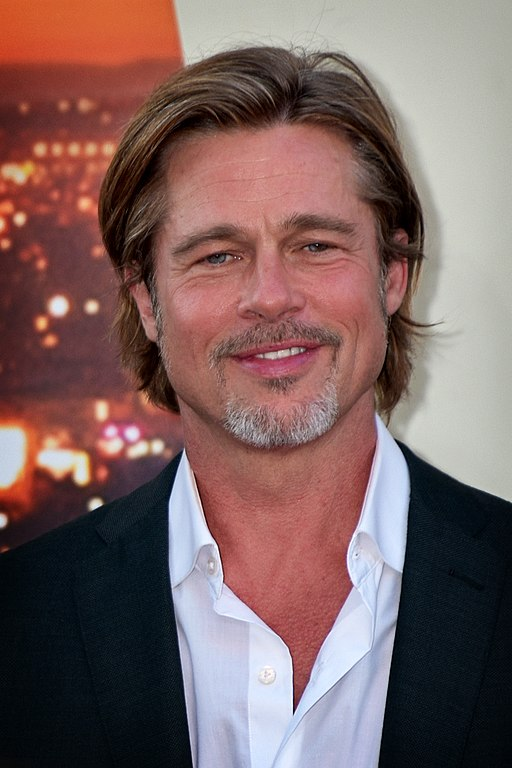
#> input picture 4.test_your_files/Brad_Pitt.jpg, 512 x 768 px; its folder holds only this picture in this run
$ python -i face_extraction.py   (imports and definitions only)
#> lines starting #> are read from the running program, lines starting #| are printed output that depends on the picture
import os
import cv2
from PIL import Image
from time import time

# Keep track of time
start = time()

# Set path to photos
path = "/home/frank/maestria_mcd/nuestras_caras/Nuestras Caras-20240321T193416Z-001/Nuestras Caras/"
output_path = "/home/frank/maestria_mcd/nuestras_caras/Nuestras Caras-20240321T193416Z-001/test_photos/"

# Commented for thios to work in REPL
script_path = os.path.dirname(__file__) + "/"
#print(script_path)
# script_path = "/home/ge/MCD/Data Mining Avanzado/DMA-eigenfaces/"

# Read names
# [1 line that did not run here, left out]

# Load the cascade
frontal_cascade_path = os.path.join(script_path, 'haarcascade_frontalface_alt.xml')
profile_cascade_path = os.path.join(script_path, 'haarcascade_profileface.xml')
frontal_face_detector = cv2.CascadeClassifier(frontal_cascade_path)
profile_face_detector = cv2.CascadeClassifier(profile_cascade_path)

def get_face(image):
    # Read image
#> called with image = '4.test_your_files/Brad_Pitt.jpg'
    img = cv2.imread(image)
#> img is the input picture: shape (768, 512, 3); mean B, G, R 97.6, 99.1, 125.2
    # Convert to grayscale
    gray_img = cv2.cvtColor(img, cv2.COLOR_BGR2GRAY)
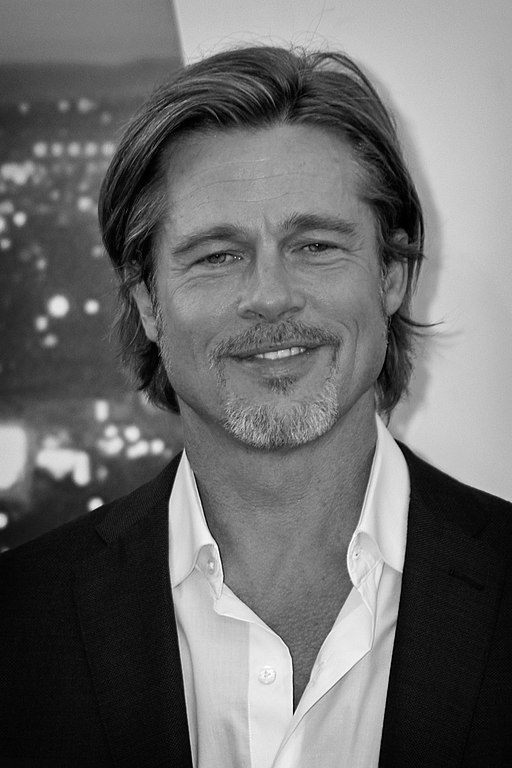
#> gray_img: shape (768, 512); min 0, max 254, mean 106.7

    # Detect faces (frontal)
    areas = frontal_face_detector.detectMultiScale(gray_img, scaleFactor=1.1, minNeighbors=6)
#> areas = [[131, 141, 274, 274]]

    # If no frontal face was detected, look for profile face
    if len(areas) == 0:
        areas = profile_face_detector.detectMultiScale(gray_img, scaleFactor=1.1, minNeighbors=2)
        # If still no face was detected, move on
        if len(areas) == 0:
            return None

    # Else, take the first detected "face" in the image
    [x, y, w, h] = areas[0]
#> x = 131; y = 141; w = 274; h = 274

    # Crop and resize
    face = gray_img[y:y+h, x:x+w]
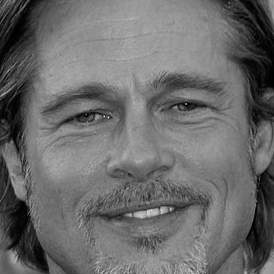
#> face: shape (274, 274); min 0, max 243, mean 107.1
    face = cv2.resize(face, (30, 30))
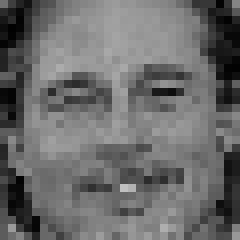
#> face: shape (30, 30) (shown 8 times larger); min 1, max 191, mean 106.8

    return face


img_count = 0
fail_count = 0

# [17 lines not run here, left out]


success_msg = "Done! Processed {img_count} images in {secs:.0f} seconds."
warning_msg = "Warning: no faces were detected in {fail_count} of the input images."
# [3 lines not run here, left out]

>>> result = get_face('4.test_your_files/Brad_Pitt.jpg')

$ run again, on 4.test_your_files/ggerard_black_bg.png
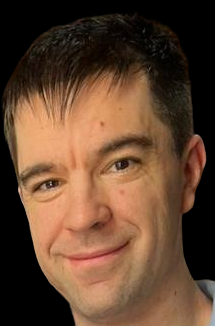
#> input picture 4.test_your_files/ggerard_black_bg.png, 215 x 326 px
#> in get_face, img is the input picture: shape (326, 215, 3); mean B, G, R 47.9, 68.3, 97.9
#> in get_face, `gray_img = cv2.cvtColor(img, cv2.COLOR_BGR2GRAY)`:
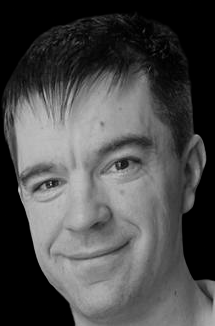
#> gray_img: shape (326, 215); min 0, max 198, mean 74.8
#> areas = [[2, 106, 169, 169]]
#> x = 2; y = 106; w = 169
#> in get_face, `face = cv2.resize(face, (30, 30))`:
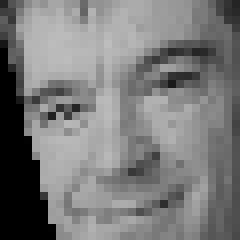
#> face: shape (30, 30) (shown 8 times larger); min 0, max 189, mean 122.1
